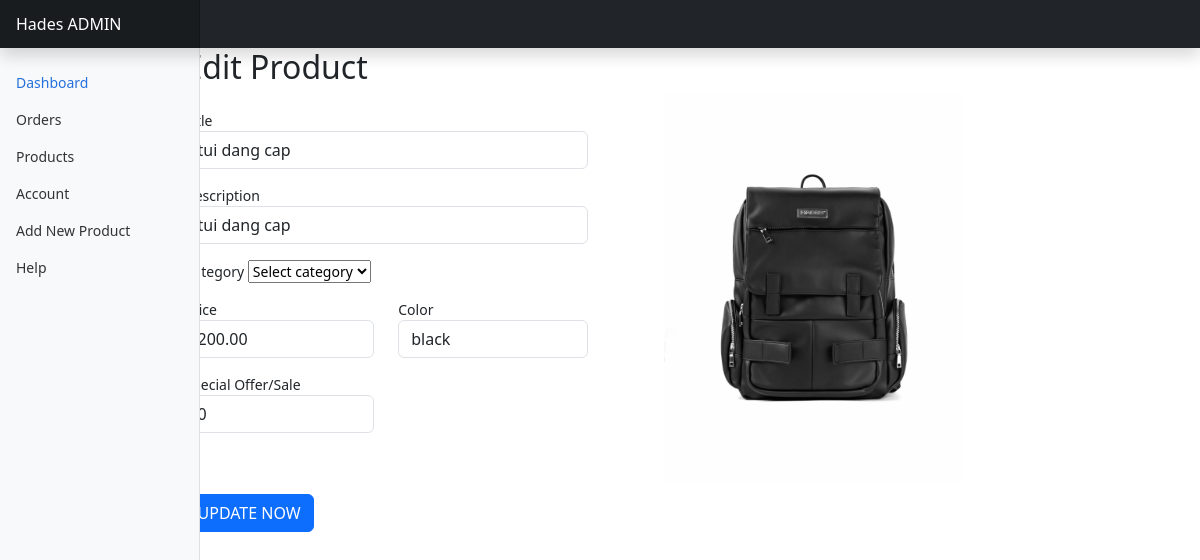
Page /admin/edit_product.php?product_id=2 on the committed database.
### tables this page shows
CREATE TABLE `products` (
  `product_id` int(11) NOT NULL,
  `product_name` varchar(100) NOT NULL,
  `product_category` varchar(100) NOT NULL,
  `product_description` varchar(255) NOT NULL,
  `product_image` varchar(255) NOT NULL,
  `product_image2` varchar(255) NOT NULL,
  `product_image3` varchar(255) NOT NULL,
  `product_image4` varchar(255) NOT NULL,
  `product_price` decimal(6,2) NOT NULL,
  `product_special_offer` int(100) NOT NULL,
  `product_color` varchar(100) NOT NULL
);

### admin/edit_product.php (the view, shortened to what this page needs)
<?php include('header.php'); ?>
<?php
if(isset($_GET['product_id'])){
    $product_id = $_GET['product_id'];
    $stmt = $conn->prepare("SELECT * FROM products WHERE product_id = ?");
    $stmt->bind_param('i', $product_id);
    $stmt->execute();
    $products = $stmt->get_result();
}else if(isset($_POST['edit_btn'])){
  $product_id = $_POST['product_id'];
  $title = $_POST['title'];
  $description = $_POST['description'];
  $price = $_POST['price'];
  $offer = $_POST['offer'];
  $color = $_POST['color'];
  $category = $_POST['category'];
  $stmt = $conn->prepare("UPDATE products SET product_name = ?, product_description = ?, product_price = ?,
  product_special_offer = ?, product_color = ?, product_category = ? WHERE product_id = ?");
  $stmt->bind_param('ssssssi', $title, $description, $price, $offer, $color, $category, $product_id);
  if($stmt->execute()){
    header('location: products.php?edit_success_message=Product has been edited SUCCESSFULLY');
  }else{
    header('location: products.php?edit_failure_message=Product has been editted FAILFULLY');
  }
}else{
  header('products.php');
  exit();
}
?>
    <div class="container tm-mt-big tm-mb-big">
      <div class="row">
          <?php include('sidemenu.php') ?>
        <div class="col-xl-9 col-lg-10 col-md-12 col-sm-12 mx-auto">
          <div class="tm-bg-primary-dark tm-block tm-block-h-auto">
            <div class="row">
              <div class="col-12">
                <h2 class="tm-block-title d-inline-block">Edit Product</h2>
              </div>
            </div>
            <div class="row tm-edit-product-row">
              <div class="col-xl-6 col-lg-6 col-md-12">
                <form id="edit-form" enctype="multipart/form-data" method="POST" action="edit_product.php" class="tm-edit-product-form">
                  <div class="form-group mb-3">
                  <?php foreach($products as $product) { ?>
                    <label
                      >Title
                    </label>
                    <input
                      id="product_name"
                      placeholder="Title"
                      name="title"
                      type="text"
                      value="<?php echo $product['product_name']?>"
                      class="form-control"
                    />
                  </div>
                  <div class="form-group mb-3">
                    <label
                      >Description</label>
                    <input
                      class="form-control validate tm-small"
                      type="text"
                      id="product-desc"
                      name="description"
                      placeholder="Description"
                      required
                      value="<?php echo $product['product_description']?>"       >
                  </div>
                  <div class="form-group mb-3">
                    <label
                      >Category</label
                    >
                    <select
                      class="custom-select tm-select-accounts"
                      id="category"
                      name="category"
                    >
                      <option>Select category</option>
                    </select>
                  </div>
                  <div class="row">
                      <div class="form-group mb-3 col-xs-12 col-sm-6">
                          <label
                            >Price
                          </label>
                          <input
                            id="product_price"
                            name="price"
                            type="text"
                            value="<?php echo $product['product_price']?>"
                            class="form-control"
                            placeholder="Price"
                            required
                          />
                        </div>
                        <div class="form-group mb-3 col-xs-12 col-sm-6">
                          <label
                            >Color
                          </label>
                          <input
                            id="product_color"
                            name="color"
                            type="text"
                            value="<?php echo $product['product_color']?>"
                            class="form-control"
                          />
                        </div>
                        <div class="form-group mb-3 col-xs-12 col-sm-6">
                          <label
                            >Special Offer/Sale
                          </label>
                          <input
                            id="product_offer"
                            name="offer"
                            type="number"
                            value="<?php echo $product['product_special_offer']?>"
                            class="form-control"
                          />
                        </div>
                  </div>
              </div>
              <div class="col-xl-6 col-lg-6 col-md-12 mx-auto mb-6">
                <div class="tm-product-img-edit mx-auto">
                  <img src="<?php echo "../assets/imgs/". $product['product_image']; ?>" style="width: 300px; height: 400px;" alt="Product image" class="img-fluid d-block mx-auto">
                </div>
              </div>
              <div class="col-12">
                <button type="submit" name="edit_btn" class="btn btn-primary btn-block text-uppercase">Update Now</button>
              </div>
              <?php } ?>
            </div>
          </div>
        </div>
      </div>
    </div>
  </body>
</html>

### admin/dashboard_css/dashboard.css (style rules this page uses)
body { font-size: .875rem; }

### rows in the picture
products: title "tui dang cap", description "tui dang cap", price "200.00", color "black", offer "0", product_image (picture)
